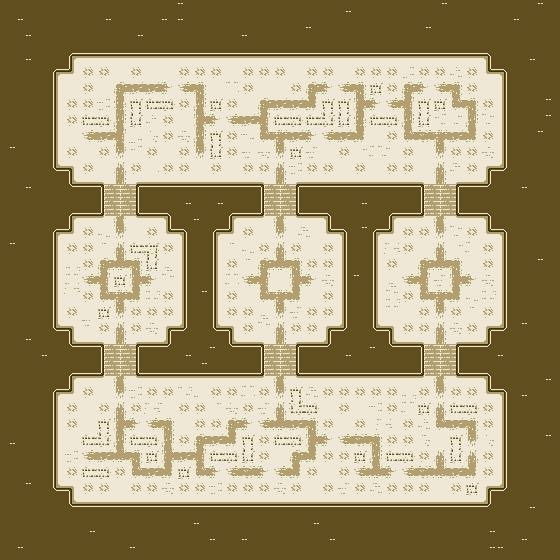

Rendered tile map (Tiled .tmx) drawn with the repository's tilesets; below, a short description and the map source with its tile grids summarised:
An orthogonal 70x70 tile map with 8x8 px tiles, 1 tile layer (ground_layer) and 676 objects (8x spawner_echo, 5x bomber_spawner, 2x spawner_alpha, 2x spawner_bravo, 2x spawner_charlie, ...).

<map version="2017.05.02" orientation="orthogonal" renderorder="left-down" width="70" height="70" tilewidth="8" tileheight="8" nextobjectid="5226">
 <tileset firstgid="1" source="../../../tilesets/sepia-tileset.tsx" />
 <layer name="ground_layer" width="70" height="70">
  <data>[4900 cells, 4900 non-empty, 151 distinct tile ids]</data>
 </layer>
 <objectgroup name="objects_layer">
  <object id="1412" name="player_respawn" x="272" y="272" width="16" height="16">
   <properties>
    <property name="prototype.code" value="PlayerRespawnMedium" />
   </properties>
  </object>
  <object id="4269" x="48" y="112" width="8" height="8">
   <properties>
    <property name="prototype.code" value="AllVehicleBlockadeSmall" />
   </properties>
  </object>
  <object id="4278" x="48" y="152" width="8" height="8">
   <properties>
    <property name="prototype.code" value="AllVehicleBlockadeSmall" />
   </properties>
  </object>
  <object id="4289" x="48" y="120" width="8" height="8">
   <properties>
    <property name="prototype.code" value="AllVehicleBlockadeSmall" />
   </properties>
  </object>
  <object id="4292" x="48" y="104" width="8" height="8">
   <properties>
    <property name="prototype.code" value="AllVehicleBlockadeSmall" />
   </properties>
  </object>
  <object id="4296" x="48" y="160" width="8" height="8">
   <properties>
    <property name="prototype.code" value="AllVehicleBlockadeSmall" />
   </properties>
  </object>
  <object id="4304" x="48" y="88" width="8" height="8">
   <properties>
    <property name="prototype.code" value="AllVehicleBlockadeSmall" />
   </properties>
  </object>
  <object id="4326" x="48" y="96" width="8" height="8">
   <properties>
    <property name="prototype.code" value="AllVehicleBlockadeSmall" />
   </properties>
  </object>
  <object id="4330" x="48" y="136" width="8" height="8">
   <properties>
    <property name="prototype.code" value="AllVehicleBlockadeSmall" />
   </properties>
  </object>
  <object id="4331" x="48" y="144" width="8" height="8">
   <properties>
    <property name="prototype.code" value="AllVehicleBlockadeSmall" />
   </properties>
  </object>
  <object id="4332" x="48" y="128" width="8" height="8">
   <properties>
    <property name="prototype.code" value="AllVehicleBlockadeSmall" />
   </properties>
  </object>
  <object id="4343" x="48" y="72" width="8" height="8">
   <properties>
    <property name="prototype.code" value="AllVehicleBlockadeSmall" />
   </properties>
  </object>
  <object id="4345" x="48" y="80" width="8" height="8">
   <properties>
    <property name="prototype.code" value="AllVehicleBlockadeSmall" />
   </properties>
  </object>
  <object id="4530" name="spawner_alpha" x="128" y="128" width="16" height="16">
   <properties>
    <property name="prototype.code" value="AutoSpawnerMediumAlpha" />
   </properties>
  </object>
  <object id="4531" name="spawner_bravo" x="432" y="432" width="16" height="16">
   <properties>
    <property name="prototype.code" value="AutoSpawnerMediumBravo" />
   </properties>
  </object>
  <object id="4532" name="spawner_charlie" x="96" y="448" width="16" height="16">
   <properties>
    <property name="prototype.code" value="AutoSpawnerMediumCharlie" />
   </properties>
  </object>
  <object id="4533" name="spawner_delta" x="480" y="112" width="16" height="16">
   <properties>
    <property name="prototype.code" value="AutoSpawnerMediumDelta" />
   </properties>
  </object>
  <object id="4534" name="spawner_echo" x="592" y="240" width="16" height="16">
   <properties>
    <property name="prototype.code" value="AutoSpawnerMediumEcho" />
   </properties>
  </object>
  <object id="4535" name="spawner_echo" x="592" y="496" width="16" height="16">
   <properties>
    <property name="prototype.code" value="AutoSpawnerMediumEcho" />
   </properties>
  </object>
  <object id="4536" name="spawner_echo" x="592" y="112" width="16" height="16">
   <properties>
    <property name="prototype.code" value="AutoSpawnerMediumEcho" />
   </properties>
  </object>
  <object id="4537" name="spawner_echo" x="592" y="48" width="16" height="16">
   <properties>
    <property name="prototype.code" value="AutoSpawnerMediumEcho" />
   </properties>
  </object>
  <object id="4538" name="spawner_echo" x="592" y="432" width="16" height="16">
   <properties>
    <property name="prototype.code" value="AutoSpawnerMediumEcho" />
   </properties>
  </object>
  <object id="4539" name="spawner_echo" x="592" y="304" width="16" height="16">
   <properties>
    <property name="prototype.code" value="AutoSpawnerMediumEcho" />
   </properties>
  </object>
  <object id="4540" name="spawner_echo" x="592" y="176" width="16" height="16">
   <properties>
    <property name="prototype.code" value="AutoSpawnerMediumEcho" />
   </properties>
  </object>
  <object id="4541" name="spawner_echo" x="592" y="368" width="16" height="16">
   <properties>
    <property name="prototype.code" value="AutoSpawnerMediumEcho" />
   </properties>
  </object>
  <object id="4543" name="bomber_spawner" x="72" y="632" width="16" height="16">
   <properties>
    <property name="prototype.code" value="Bomber0UpSpawner" />
   </properties>
  </object>
  <object id="4549" x="160" y="48" width="8" height="8">
   <properties>
    <property name="prototype.code" value="AllVehicleBlockadeSmall" />
   </properties>
  </object>
  <object id="4550" x="144" y="48" width="8" height="8">
   <properties>
    <property name="prototype.code" value="AllVehicleBlockadeSmall" />
   </properties>
  </object>
  <object id="4551" x="72" y="48" width="8" height="8">
   <properties>
    <property name="prototype.code" value="AllVehicleBlockadeSmall" />
   </properties>
  </object>
  <object id="4552" x="96" y="48" width="8" height="8">
   <properties>
    <property name="prototype.code" value="AllVehicleBlockadeSmall" />
   </properties>
  </object>
  <object id="4553" x="104" y="48" width="8" height="8">
   <properties>
    <property name="prototype.code" value="AllVehicleBlockadeSmall" />
   </properties>
  </object>
  <object id="4554" x="168" y="48" width="8" height="8">
   <properties>
    <property name="prototype.code" value="AllVehicleBlockadeSmall" />
   </properties>
  </object>
  <object id="4555" x="208" y="48" width="8" height="8">
   <properties>
    <property name="prototype.code" value="AllVehicleBlockadeSmall" />
   </properties>
  </object>
  <object id="4556" x="216" y="48" width="8" height="8">
   <properties>
    <property name="prototype.code" value="AllVehicleBlockadeSmall" />
   </properties>
  </object>
  <object id="4557" x="184" y="48" width="8" height="8">
   <properties>
    <property name="prototype.code" value="AllVehicleBlockadeSmall" />
   </properties>
  </object>
  <object id="4558" x="192" y="48" width="8" height="8">
   <properties>
    <property name="prototype.code" value="AllVehicleBlockadeSmall" />
   </properties>
  </object>
  <object id="4559" x="120" y="48" width="8" height="8">
   <properties>
    <property name="prototype.code" value="AllVehicleBlockadeSmall" />
   </properties>
  </object>
  <object id="4560" x="176" y="48" width="8" height="8">
   <properties>
    <property name="prototype.code" value="AllVehicleBlockadeSmall" />
   </properties>
  </object>
  <object id="4561" x="200" y="48" width="8" height="8">
   <properties>
    <property name="prototype.code" value="AllVehicleBlockadeSmall" />
   </properties>
  </object>
  <object id="4562" x="112" y="48" width="8" height="8">
   <properties>
    <property name="prototype.code" value="AllVehicleBlockadeSmall" />
   </properties>
  </object>
  <object id="4563" x="88" y="48" width="8" height="8">
   <properties>
    <property name="prototype.code" value="AllVehicleBlockadeSmall" />
   </properties>
  </object>
  </objectgroup>
</map>
<!-- 635 of 676 objects omitted -->
